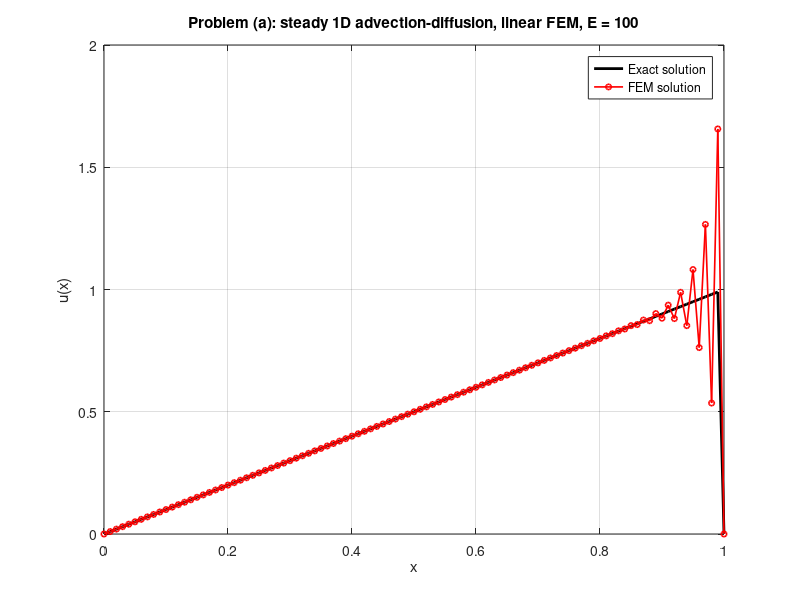
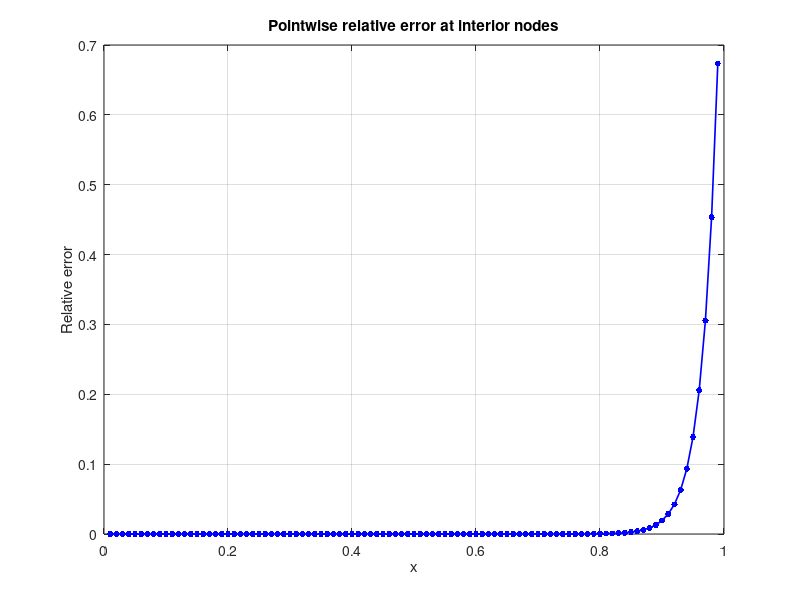

Recreate these plots in MATLAB, in order.
clear; clc; close all;

%% Parameters
L  = 1.0;
c  = 1.0;
nu = 1.0e-3;
f  = 1.0;
E  = 100;              % number of elements

%% Uniform mesh
x = linspace(0, L, E+1).';   % node coordinates
h = diff(x);                 % element sizes
N = E + 1;                   % total number of nodes

%% Assemble global matrices
A = sparse(N, N);            % diffusion stiffness matrix
C = sparse(N, N);            % advection matrix
F = zeros(N, 1);             % load vector

for e = 1:E
    he = h(e);
    idx = [e, e+1];          % global node indices of element e

    % Local matrices for linear FEM
    Ae = (1/he) * [ 1, -1;
                   -1,  1];

    Ce = (c/2) * [-1,  1;
                  -1,  1];

    Fe = f * (he/2) * [1; 1];

    % Assembly
    A(idx, idx) = A(idx, idx) + Ae;
    C(idx, idx) = C(idx, idx) + Ce;
    F(idx)      = F(idx)      + Fe;
end

%% Apply homogeneous Dirichlet BC: u(0)=u(1)=0
I = 2:N-1;                   % interior DOFs
K = nu * A(I, I) + C(I, I);
rhs = F(I);

%% Solve linear system
u = zeros(N,1);
u(I) = K \ rhs;

%% Exact solution (stable formula)
% u(x) = (f/c) * [ x - (exp(-c*(L-x)/nu) - exp(-c*L/nu)) / (1 - exp(-c*L/nu)) ]
u_exact = (f/c) * ( x ...
          - (exp(-c*(L - x)/nu) - exp(-c*L/nu)) / (1 - exp(-c*L/nu)) );

%% Pointwise relative error at interior nodes
rel_err = abs(u(I) - u_exact(I)) ./ abs(u_exact(I));
[maxRelErr, kmax] = max(rel_err);
xmax = x(I(kmax));

fprintf('Maximum nodal pointwise relative error = %.12e\n', maxRelErr);
fprintf('Occurs at x = %.6f\n', xmax);
fprintf('u_h(x)     = %.12e\n', u(I(kmax)));
fprintf('u_exact(x) = %.12e\n', u_exact(I(kmax)));

%% Plot solution
figure;
plot(x, u_exact, 'k-', 'LineWidth', 2); hold on;
plot(x, u, 'ro-', 'LineWidth', 1.2, 'MarkerSize', 4);
grid on;
xlabel('x');
ylabel('u(x)');
title('Problem (a): steady 1D advection-diffusion, linear FEM, E = 100');
legend('Exact solution', 'FEM solution', 'Location', 'best');

%% Plot pointwise relative error at interior nodes
figure;
plot(x(I), rel_err, 'b.-', 'LineWidth', 1.2, 'MarkerSize', 14);
grid on;
xlabel('x');
ylabel('Relative error');
title('Pointwise relative error at interior nodes');
